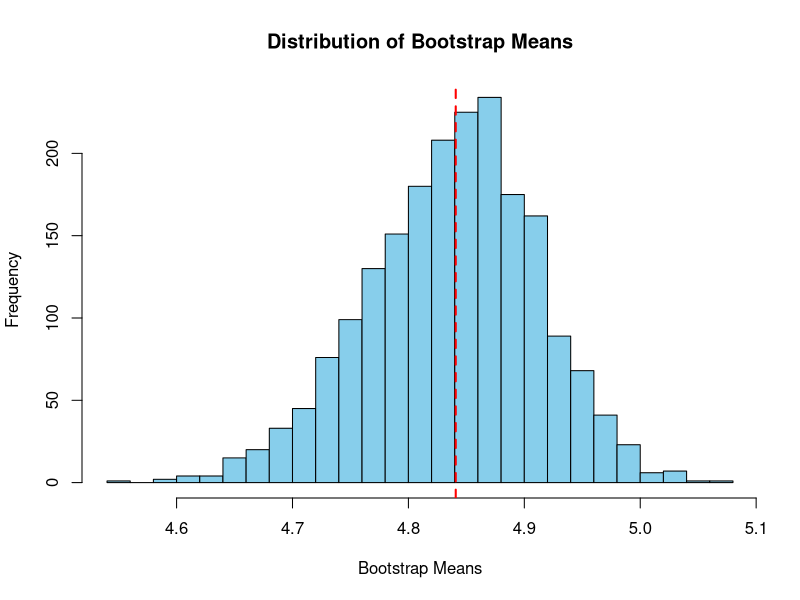
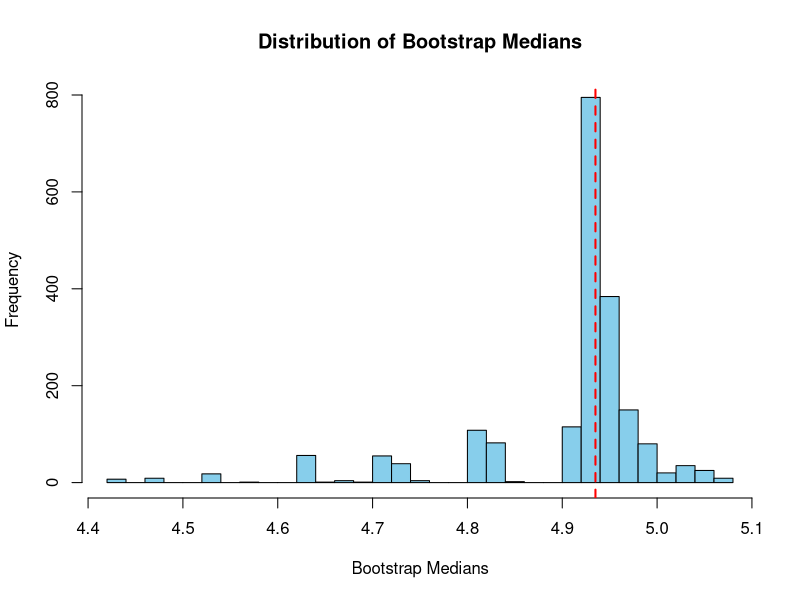
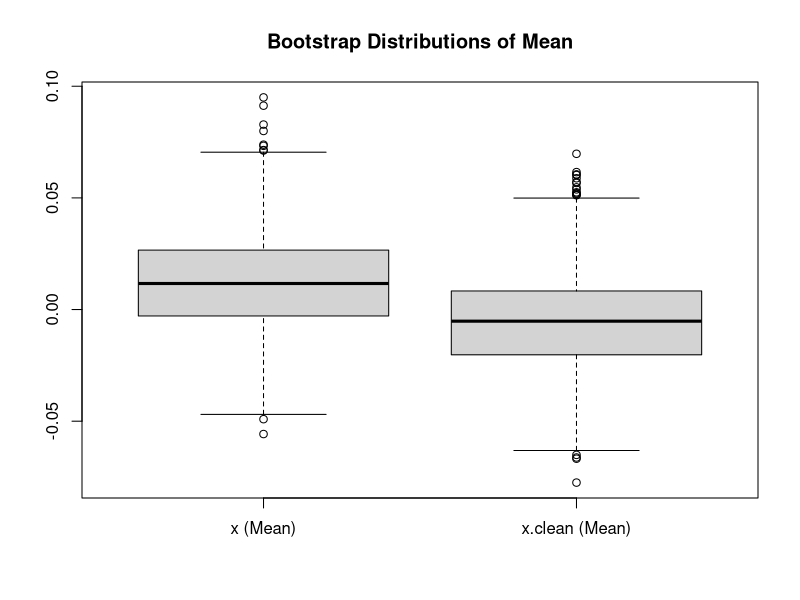

These figures' R source, in order:
## ---- chunk 1
knitr::opts_chunk$set(echo = TRUE)
## ---- chunk 2
n <- 12 
n_boot <- 12 
boot_samples <- n^n_boot
boot_samples

# Original sample data
data <- c(4.94, 5.06, 4.53, 5.07, 4.99, 5.16, 4.38, 4.43, 4.93, 4.72, 4.92, 4.96)

original_mean <- mean(data)
original_median <- median(data)
cat("Original Mean: ", original_mean, "\n")
cat("Original Median: ", original_median, "\n")
## ---- chunk 3
# Number of bootstrap samples
n_bootstrap <- 2000

# Original sample data
data <- c(4.94, 5.06, 4.53, 5.07, 4.99, 5.16, 4.38, 4.43, 4.93, 4.72, 4.92, 4.96)

# Generate 2000 bootstrap samples and compute their means
set.seed(123)  # For reproducibility
bootstrap_means <- replicate(n_bootstrap, mean(sample(data, replace = TRUE)))

# 1. Compute the mean on the first 20 bootstrap means
mean_first_20 <- mean(bootstrap_means[1:20])
cat("Mean of the first 20 bootstrap means:", mean_first_20, "\n")

# 2. Compute the mean of the first 200 bootstrap means
mean_first_200 <- mean(bootstrap_means[1:200])
cat("Mean of the first 200 bootstrap means:", mean_first_200, "\n")

# 3. Compute the mean based on all 2000 bootstrap means
mean_all_2000 <- mean(bootstrap_means)
cat("Mean of all 2000 bootstrap means:", mean_all_2000, "\n")

# 4. Visualise the distribution of bootstrap means
hist(
  bootstrap_means,
  breaks = 30,
  main = "Distribution of Bootstrap Means",
  xlab = "Bootstrap Means",
  col = "skyblue"
)
abline(v = mean(data), col = "red", lwd = 2, lty = 2)  # Add the sample mean

# 5. Compute 0.025 and 0.975 quantiles for different bootstrap lengths
quantiles_20 <- quantile(bootstrap_means[1:20], c(0.025, 0.975))
quantiles_200 <- quantile(bootstrap_means[1:200], c(0.025, 0.975))
quantiles_2000 <- quantile(bootstrap_means, c(0.025, 0.975))

# Print quantiles
cat("Quantiles for first 20 bootstrap means: ", quantiles_20, "\n")
cat("Quantiles for first 200 bootstrap means: ", quantiles_200, "\n")
cat("Quantiles for all 2000 bootstrap means: ", quantiles_2000, "\n")

# Compare with t-test confidence interval for the mean
t_test_ci <- t.test(data)$conf.int
cat("95% CI based on t-test:", t_test_ci, "\n")

## ---- chunk 4

set.seed(123)  # For reproducibility
bootstrap_medians <- replicate(n_bootstrap, median(sample(data, replace = TRUE)))

# 1. Compute the mean on the first 20 bootstrap medians
mean_first_20_medians <- mean(bootstrap_medians[1:20])
cat("Mean of the first 20 bootstrap medians:", mean_first_20_medians, "\n")

# 2. Compute the mean of the first 200 bootstrap medians
mean_first_200_medians <- mean(bootstrap_medians[1:200])
cat("Mean of the first 200 bootstrap medians:", mean_first_200_medians, "\n")

# 3. Compute the mean based on all 2000 bootstrap medians
mean_all_2000_medians <- mean(bootstrap_medians)
cat("Mean of all 2000 bootstrap medians:", mean_all_2000_medians, "\n")

# 4. Visualise the distribution of bootstrap medians
hist(
  bootstrap_medians,
  breaks = 30,
  main = "Distribution of Bootstrap Medians",
  xlab = "Bootstrap Medians",
  col = "skyblue"
)
abline(v = median(data), col = "red", lwd = 2, lty = 2)  # Add the sample median

# 5. Compute 0.025 and 0.975 quantiles for different bootstrap lengths
quantiles_20_medians <- quantile(bootstrap_medians[1:20], c(0.025, 0.975))
quantiles_200_medians <- quantile(bootstrap_medians[1:200], c(0.025, 0.975))
quantiles_2000_medians <- quantile(bootstrap_medians, c(0.025, 0.975))

# Print quantiles
cat("Quantiles for first 20 bootstrap medians: ", quantiles_20_medians, "\n")
cat("Quantiles for first 200 bootstrap medians: ", quantiles_200_medians, "\n")
cat("Quantiles for all 2000 bootstrap medians: ", quantiles_2000_medians, "\n")

## ---- chunk 5
# Step 1: Generate x.clean and x.cont
set.seed(1234)  # Set initial seed
x.clean <- rnorm(1960, mean = 0, sd = 1)  # 1960 points from N(0, 1)
x.cont <- runif(40, min = 4, max = 5)     # 40 outlier points from U(4, 5)
x <- c(x.clean, x.cont)                  # Combine clean data with outliers

# Set seed to immatriculation number 
set.seed(1328781)

## ---- chunk 6
# Median, Mean, and Trimmed Mean (alpha = 0.05)
alpha <- 0.05
median_x <- median(x)
mean_x <- mean(x)
trimmed_mean_x <- mean(x, trim = alpha)

median_x_clean <- median(x.clean)
mean_x_clean <- mean(x.clean)
trimmed_mean_x_clean <- mean(x.clean, trim = alpha)

cat("Estimates for x (with outliers):\n")
cat("Median:", median_x, "\nMean:", mean_x, "\nTrimmed Mean:", trimmed_mean_x, "\n")
cat("Estimates for x.clean (no outliers):\n")
cat("Median:", median_x_clean, "\nMean:", mean_x_clean, "\nTrimmed Mean:", trimmed_mean_x_clean, "\n")

## ---- chunk 7
# Function to calculate bootstrap estimates
bootstrap <- function(data, stat_function, n_bootstrap = 2000) {
  boot_samples <- replicate(n_bootstrap, stat_function(sample(data, replace = TRUE)))
  std_error <- sd(boot_samples)
  ci <- quantile(boot_samples, c(0.025, 0.975))
  list(se = std_error, ci = ci)
}

# Apply bootstrap to x and x.clean for each statistic
set.seed(1234)  # Consistent results
boot_median_x <- bootstrap(x, median)
boot_mean_x <- bootstrap(x, mean)
boot_trimmed_x <- bootstrap(x, function(data) mean(data, trim = alpha))

boot_median_clean <- bootstrap(x.clean, median)
boot_mean_clean <- bootstrap(x.clean, mean)
boot_trimmed_clean <- bootstrap(x.clean, function(data) mean(data, trim = alpha))

# Display results
cat("Bootstrap results for x (with outliers):\n")
cat("Median - SE:", boot_median_x$se, ", 95% CI:", boot_median_x$ci, "\n")
cat("Mean - SE:", boot_mean_x$se, ", 95% CI:", boot_mean_x$ci, "\n")
cat("Trimmed Mean - SE:", boot_trimmed_x$se, ", 95% CI:", boot_trimmed_x$ci, "\n")

cat("Bootstrap results for x.clean (no outliers):\n")
cat("Median - SE:", boot_median_clean$se, ", 95% CI:", boot_median_clean$ci, "\n")
cat("Mean - SE:", boot_mean_clean$se, ", 95% CI:", boot_mean_clean$ci, "\n")
cat("Trimmed Mean - SE:", boot_trimmed_clean$se, ", 95% CI:", boot_trimmed_clean$ci, "\n")

## ---- chunk 8
# Parametric Bootstrap for x.clean
set.seed(123456)

# Fit normal model to x.clean
mean_clean <- mean(x.clean)
sd_clean <- sd(x.clean)

# Generate parametric bootstrap samples for x.clean
param_bootstrap_clean <- replicate(
  2000,
  {
    sample_clean <- rnorm(length(x.clean), mean = mean_clean, sd = sd_clean)
    list(
      mean = mean(sample_clean),
      trimmed_mean = mean(sample_clean, trim = alpha)
    )
  },
  simplify = FALSE # Prevent automatic simplification
)

# Extract results for x.clean
boot_means_clean <- sapply(param_bootstrap_clean, function(x) x$mean)
boot_trimmed_means_clean <- sapply(param_bootstrap_clean, function(x) x$trimmed_mean)

# Calculate bias, SE, CI, bias-corrected estimate for x.clean
bias_mean_clean <- mean(boot_means_clean) - mean_clean
se_mean_clean <- sd(boot_means_clean)
ci_mean_clean <- quantile(boot_means_clean, c(0.025, 0.975))

bias_trimmed_clean <- mean(boot_trimmed_means_clean) - mean(x.clean, trim = alpha)
se_trimmed_clean <- sd(boot_trimmed_means_clean)
ci_trimmed_clean <- quantile(boot_trimmed_means_clean, c(0.025, 0.975))

# Display results for x.clean
cat("Parametric Bootstrap for x.clean:\n")
cat("Mean - Bias:", bias_mean_clean, ", SE:", se_mean_clean, ", 95% CI:", ci_mean_clean, "\n")
cat("Trimmed Mean - Bias:", bias_trimmed_clean, ", SE:", se_trimmed_clean, ", 95% CI:", ci_trimmed_clean, "\n")

# Repeat similar process for x (with robust scale using MAD)
mad_x <- mad(x)
param_bootstrap_x <- replicate(
  2000,
  {
    sample_x <- rnorm(length(x), mean = median(x), sd = mad_x)
    list(
      mean = mean(sample_x),
      trimmed_mean = mean(sample_x, trim = alpha)
    )
  },
  simplify = FALSE # Prevent automatic simplification
)

# Extract results for x
boot_means_x <- sapply(param_bootstrap_x, function(x) x$mean)
boot_trimmed_means_x <- sapply(param_bootstrap_x, function(x) x$trimmed_mean)

bias_mean_x <- mean(boot_means_x) - mean(x)
se_mean_x <- sd(boot_means_x)
ci_mean_x <- quantile(boot_means_x, c(0.025, 0.975))

bias_trimmed_x <- mean(boot_trimmed_means_x) - mean(x, trim = alpha)
se_trimmed_x <- sd(boot_trimmed_means_x)
ci_trimmed_x <- quantile(boot_trimmed_means_x, c(0.025, 0.975))

# Display results for x
cat("Parametric Bootstrap for x (with outliers):\n")
cat("Mean - Bias:", bias_mean_x, ", SE:", se_mean_x, ", 95% CI:", ci_mean_x, "\n")
cat("Trimmed Mean - Bias:", bias_trimmed_x, ", SE:", se_trimmed_x, ", 95% CI:", ci_trimmed_x, "\n")

## ---- chunk 9
# Create a summary table
library(knitr)
results <- data.frame(
  Statistic = c("Median", "Mean", "Trimmed Mean"),
  `SE (x)` = c(boot_median_x$se, boot_mean_x$se, boot_trimmed_x$se),
  `95% CI Lower (x)` = c(boot_median_x$ci[1], boot_mean_x$ci[1], boot_trimmed_x$ci[1]),
  `95% CI Upper (x)` = c(boot_median_x$ci[2], boot_mean_x$ci[2], boot_trimmed_x$ci[2]),
  `SE (x.clean)` = c(boot_median_clean$se, boot_mean_clean$se, boot_trimmed_clean$se),
  `95% CI Lower (x.clean)` = c(boot_median_clean$ci[1], boot_mean_clean$ci[1], boot_trimmed_clean$ci[1]),
  `95% CI Upper (x.clean)` = c(boot_median_clean$ci[2], boot_mean_clean$ci[2], boot_trimmed_clean$ci[2])
)
kable(results)

# Visualize bootstrap distributions for mean and trimmed mean
boxplot(boot_means_x, boot_means_clean,
        names = c("x (Mean)", "x.clean (Mean)"),
        main = "Bootstrap Distributions of Mean")


